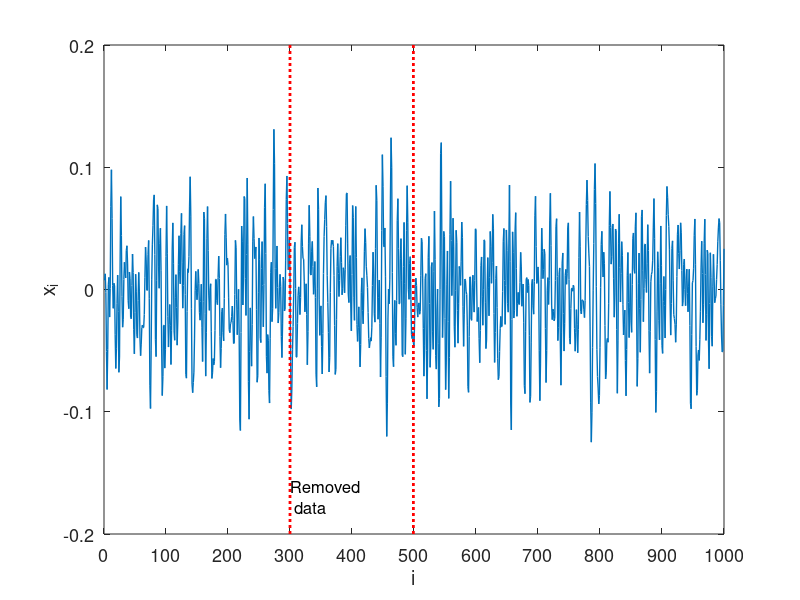

Here is the MATLAB script that generated this plot: (Note: this script raises an error after producing the figure.)
%Tests the ML algorithm on AR modeled data of 4th order

clear all;close all;
global N x_damaged zSize y order y1 y2 mstart mplusl ylims

order=4; %order of AR model
N=1000; %size of data
mstart=300; %data removal starts from here
mplusl=499; %data removed until here
zSize=mplusl-mstart;

%Generate original AR modeled data
c = fir1(256, 0.5);
[alpha,p0] = lpc(c,order);
e = sqrt(p0)*randn(1,N); 
x = filter(1,alpha,e);
original_z=x(mstart:mplusl-1);

% plot original data
figure;
plot(x,'LineWidth',1);
xlim([0 N])
ylim([-0.2 0.2])
set(gca,'FontSize',13)
ylims = get(gca,'YLim');
hold on
plot([mstart mstart],ylims, 'r:','LineWidth',2);
plot([mplusl mplusl],ylims, 'r:','LineWidth',2);
xlabel('i');
ylabel('x_i');
text(mstart+0.2,ylims(1)+0.03,sprintf('Removed\n data'),'FontSize',12);
set(gca,'XTick',0:N/10:N)

%remove part of the original data
y1=x(1:mstart-1);
y2=x(mplusl:end);
y=[y1 y2];
x_damaged=x;
x_damaged(mstart:mplusl-1)=0;

%restore data
x_restored=ML_audio_restoration(x_damaged);

print -deps mlrestoredARData